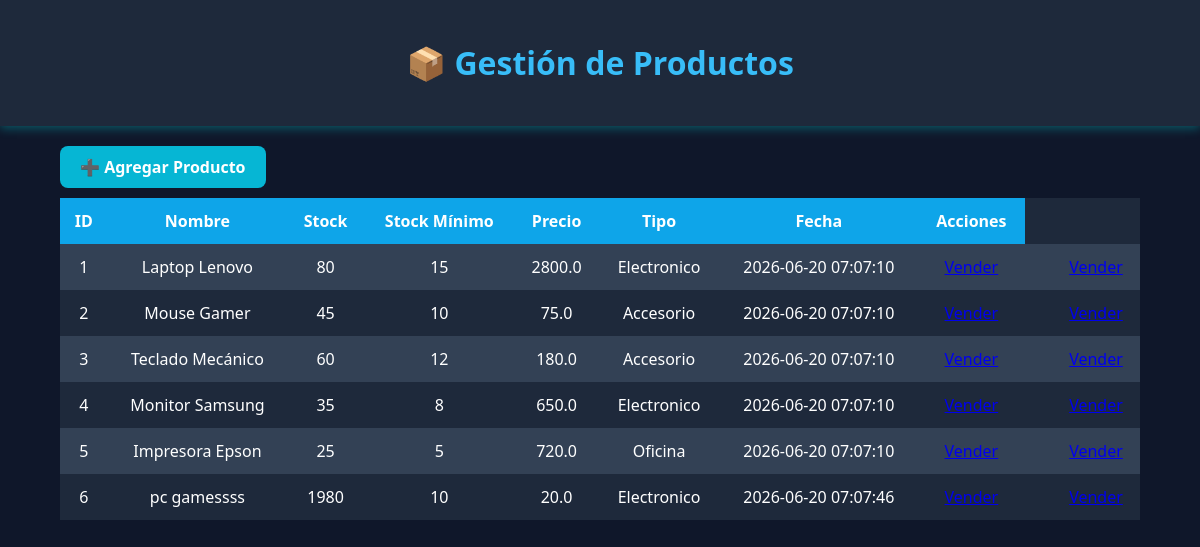
The page /productos on the database its author committed.
### tables this page shows
CREATE TABLE Productos(
    Id INTEGER PRIMARY KEY AUTOINCREMENT,
    Nombre TEXT,
    Stock INTEGER,
    StockMinimo INTEGER,
    Precio REAL,
    Tipo TEXT,
    FechaRegistro DATETIME DEFAULT CURRENT_TIMESTAMP
);

### app.py (the view)
@app.route('/productos')
def productos():
    conexion = conectar()
    cursor = conexion.cursor()
    cursor.execute("""
    SELECT *
    FROM Productos
    """)
    lista = cursor.fetchall()
    conexion.close()
    return render_template(
        'productos.html',
        productos=lista
    )

### app.py (called while the page is built)
def conectar():
     return sqlite3.connect("database.db")

### templates/productos.html (shortened to what this page needs)
<!DOCTYPE html>
<html>
<head>
<link rel="stylesheet"
href="{{ url_for('static', filename='css/style.css') }}">
</head>
<body>
<header>
    <h1>📦 Gestión de Productos</h1>
</header>
<div class="container">
<a href="/agregar" class="btn">
➕ Agregar Producto
</a>
<table>
<tr>
 <th>ID</th>
<th>Nombre</th>
<th>Stock</th>
<th>Stock Mínimo</th>
<th>Precio</th>
<th>Tipo</th>
<th>Fecha</th>
<th>Acciones</th>
</tr>
{% for producto in productos %}
<tr>
<td>{{ producto[0] }}</td>
<td>{{ producto[1] }}</td>
<td>{{ producto[2] }}</td>
<td>{{ producto[3] }}</td>
<td>{{ producto[4] }}</td>
<td>{{ producto[5] }}</td>
<td>{{ producto[6] }}</td>
<td>
<a href="/vender/{{ producto[0] }}">
    Vender
</a>
</td>
<td>
</td>
<td>
    <a href="/vender/{{ producto[0] }}">
        Vender
    </a>
</td>
</tr>
{% endfor %}
</table>
</div>
</body>
</html>

### static/css/style.css (style rules this page uses)
body { background-color:#0f172a; color:white; font-family:Segoe UI, sans-serif; margin:0; padding:0; }
header { background:#1e293b; padding:20px; text-align:center; box-shadow:0px 2px 10px rgba(0,255,255,0.3); }
h1,h2 { color:#38bdf8; }
.container { width:90%; margin:auto; margin-top:30px; }
.btn { background:#06b6d4; color:white; padding:10px 20px; text-decoration:none; border-radius:8px; font-weight:bold; }
table { width:100%; border-collapse:collapse; margin-top:20px; background:#1e293b; }
table th { background:#0ea5e9; padding:12px; }
table td { padding:12px; text-align:center; }
table tr:nth-child(even) { background:#334155; }

### rows shown on the page
Productos: Id "1", Nombre "Laptop Lenovo", Stock "80", StockMinimo "15", Precio "2800.0", Tipo "Electronico", FechaRegistro "2026-06-20 07:07:10"
Productos: Id "2", Nombre "Mouse Gamer", Stock "45", StockMinimo "10", Precio "75.0", Tipo "Accesorio", FechaRegistro "2026-06-20 07:07:10"
Productos: Id "3", Nombre "Teclado Mecánico", Stock "60", StockMinimo "12", Precio "180.0", Tipo "Accesorio", FechaRegistro "2026-06-20 07:07:10"
Productos: Id "4", Nombre "Monitor Samsung", Stock "35", StockMinimo "8", Precio "650.0", Tipo "Electronico", FechaRegistro "2026-06-20 07:07:10"
Productos: Id "5", Nombre "Impresora Epson", Stock "25", StockMinimo "5", Precio "720.0", Tipo "Oficina", FechaRegistro "2026-06-20 07:07:10"
Productos: Id "6", Nombre "pc gamessss", Stock "1980", StockMinimo "10", Precio "20.0", Tipo "Electronico", FechaRegistro "2026-06-20 07:07:46"
